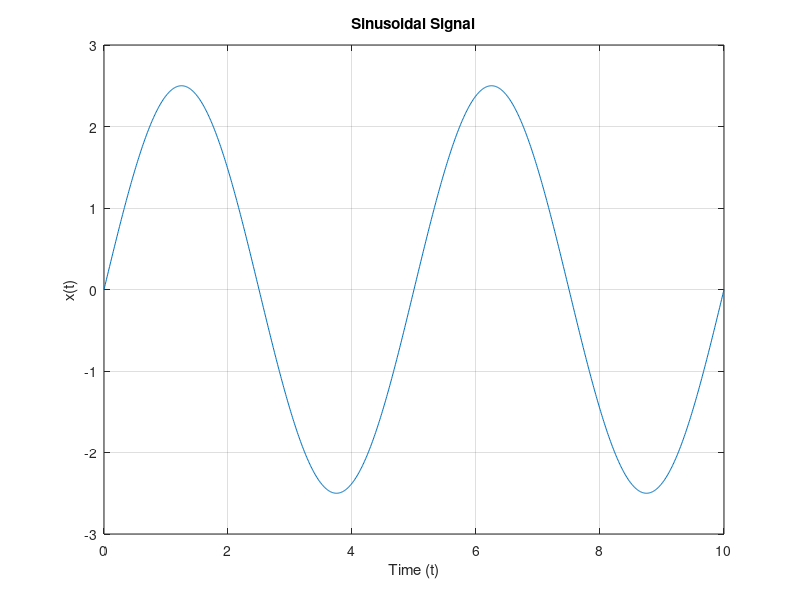

Source code (MATLAB):
clc; clear; close all;

t = 0:0.01:10;


function y = x(t)
   
    y = 2.5 * sin((2 * pi )/5 * t); 
end

plot(t, x(t));
grid on;
xlabel('Time (t)');
ylabel('x(t)');
title('Sinusoidal Signal');
